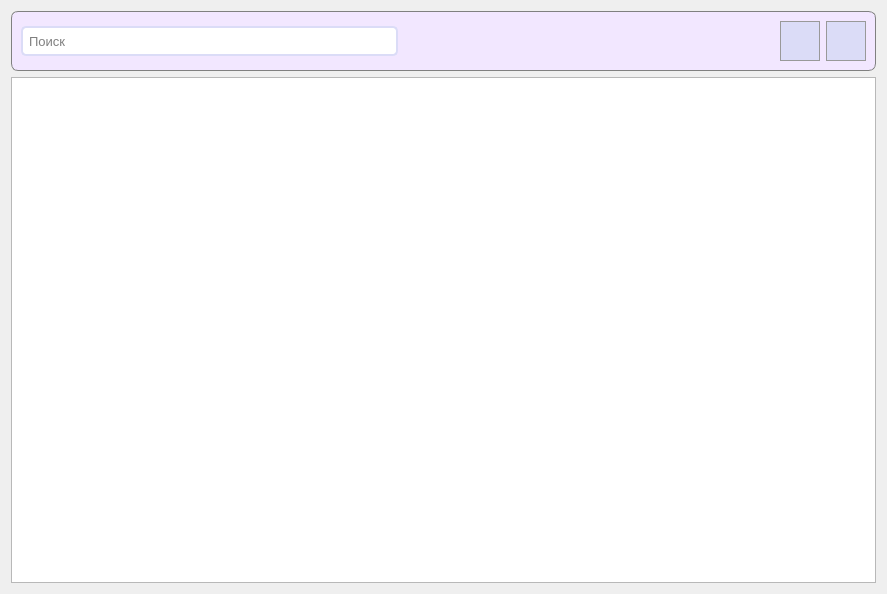
<?xml version="1.0" encoding="UTF-8"?>
<ui version="4.0">
 <class>ListOrders</class>
 <widget class="QDialog" name="ListOrders">
  <property name="geometry">
   <rect>
    <x>0</x>
    <y>0</y>
    <width>887</width>
    <height>594</height>
   </rect>
  </property>
  <property name="windowTitle">
   <string>Список заказов</string>
  </property>
  <layout class="QGridLayout" name="gridLayout_2">
   <item row="0" column="0">
    <widget class="QFrame" name="frame">
     <property name="minimumSize">
      <size>
       <width>0</width>
       <height>60</height>
      </size>
     </property>
     <property name="styleSheet">
      <string notr="true">QFrame {
background-color: #f2e7ff;
border: 1px solid grey;
border-radius: 7px;
}</string>
     </property>
     <property name="frameShape">
      <enum>QFrame::StyledPanel</enum>
     </property>
     <property name="frameShadow">
      <enum>QFrame::Raised</enum>
     </property>
     <layout class="QGridLayout" name="gridLayout">
      <item row="0" column="0">
       <widget class="QLineEdit" name="orderSearch">
        <property name="minimumSize">
         <size>
          <width>0</width>
          <height>30</height>
         </size>
        </property>
        <property name="font">
         <font>
          <pointsize>10</pointsize>
         </font>
        </property>
        <property name="styleSheet">
         <string notr="true">QLineEdit {
    border: 2px solid #dbdcf7;
    border-radius: 5px;
    padding: 0 4px;
}</string>
        </property>
        <property name="placeholderText">
         <string>Поиск</string>
        </property>
        <property name="clearButtonEnabled">
         <bool>true</bool>
        </property>
       </widget>
      </item>
      <item row="0" column="1">
       <spacer name="horizontalSpacer">
        <property name="orientation">
         <enum>Qt::Horizontal</enum>
        </property>
        <property name="sizeHint" stdset="0">
         <size>
          <width>40</width>
          <height>20</height>
         </size>
        </property>
       </spacer>
      </item>
      <item row="0" column="2">
       <widget class="QPushButton" name="orderCreationButton">
        <property name="minimumSize">
         <size>
          <width>40</width>
          <height>40</height>
         </size>
        </property>
        <property name="focusPolicy">
         <enum>Qt::NoFocus</enum>
        </property>
        <property name="toolTip">
         <string>Создать заказ</string>
        </property>
        <property name="styleSheet">
         <string notr="true">QPushButton {
	background-color: #dbdcf7;
	border: 1px solid #999999;
}

QPushButton:hover {
	background-color: #d5d6f0;
	border: 1px solid #acacac;
}

QPushButton:pressed {
	background-color: #cbcde6;
	border: 2px solid #999999;
}</string>
        </property>
        <property name="text">
         <string/>
        </property>
        <property name="icon">
         <iconset resource="images.qrc">
          <normaloff>:/images/addOrder.png</normaloff>:/images/addOrder.png</iconset>
        </property>
        <property name="iconSize">
         <size>
          <width>35</width>
          <height>35</height>
         </size>
        </property>
       </widget>
      </item>
      <item row="0" column="3">
       <widget class="QPushButton" name="updateButton">
        <property name="minimumSize">
         <size>
          <width>40</width>
          <height>40</height>
         </size>
        </property>
        <property name="focusPolicy">
         <enum>Qt::TabFocus</enum>
        </property>
        <property name="toolTip">
         <string>Обновить</string>
        </property>
        <property name="styleSheet">
         <string notr="true">QPushButton {
	background-color: #dbdcf7;
	border: 1px solid #999999;
}

QPushButton:hover {
	background-color: #d5d6f0;
	border: 1px solid #acacac;
}

QPushButton:pressed {
	background-color: #cbcde6;
	border: 2px solid #999999;
}</string>
        </property>
        <property name="text">
         <string/>
        </property>
        <property name="icon">
         <iconset resource="images.qrc">
          <normaloff>:/images/refresh.png</normaloff>:/images/refresh.png</iconset>
        </property>
        <property name="iconSize">
         <size>
          <width>30</width>
          <height>30</height>
         </size>
        </property>
       </widget>
      </item>
     </layout>
    </widget>
   </item>
   <item row="1" column="0">
    <widget class="QTableView" name="tableView"/>
   </item>
  </layout>
 </widget>
 <tabstops>
  <tabstop>orderSearch</tabstop>
  <tabstop>orderCreationButton</tabstop>
  <tabstop>updateButton</tabstop>
  <tabstop>tableView</tabstop>
 </tabstops>
 <resources>
  <include location="images.qrc"/>
 </resources>
 <connections/>
</ui>
